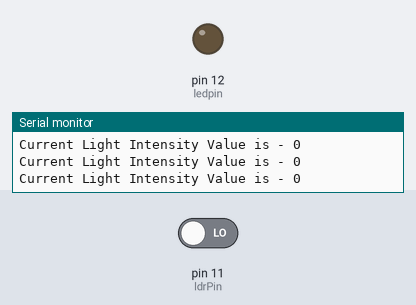
A sketch run on a simulated Arduino Uno, built with avr-gcc and run on an emulated ATmega328P. Shown: output pins drawn as LEDs (lit = HIGH), the last lines printed to the serial monitor. Inputs (shaded band) come from the test bench; at power-on: pin 11 (ldrPin) LOW.

Above: at 1.2 s.
1.3 s: pin 11 (ldrPin) driven HIGH
At 2.5 s:
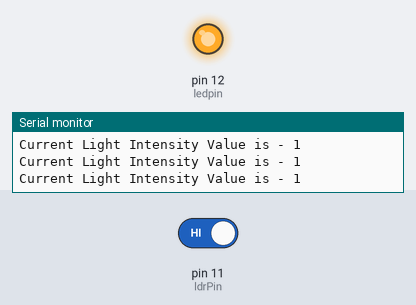
2.8 s: pin 11 (ldrPin) driven LOW
At 3.7 s:
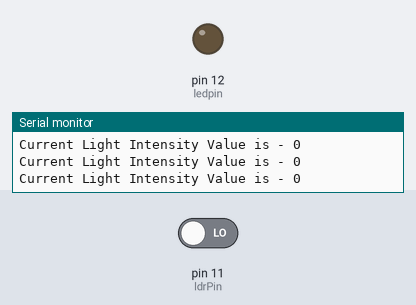
Timing chart, 0 to 5.8 s (numbered marks = the images above; inputs shaded):
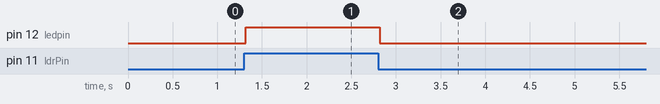

The sketch:

LdrDigitalLed.ino
```cpp
// C++ code

 int ledpin = 12;
 int ldrPin = 11;


void setup()
{
  Serial.begin(9600);
  pinMode(ledpin, OUTPUT);
  pinMode(ldrPin, INPUT);
}

void loop()
{
  int ldrStatus = digitalRead(ldrPin);

  if(ldrStatus == 1)
  {

  digitalWrite(ledpin, HIGH);
  Serial.print("Current Light Intensity Value is - ");
  Serial.println(ldrStatus);
  }

  else{
  digitalWrite(ledpin, LOW);
  Serial.print("Current Light Intensity Value is - ");
  Serial.println(ldrStatus);
  }
}
```

Measured:
- after the input at 1.3 s, pin 12 (ledpin): LOW → HIGH at once
- after the input at 2.8 s, pin 12 (ledpin): HIGH → LOW at once
